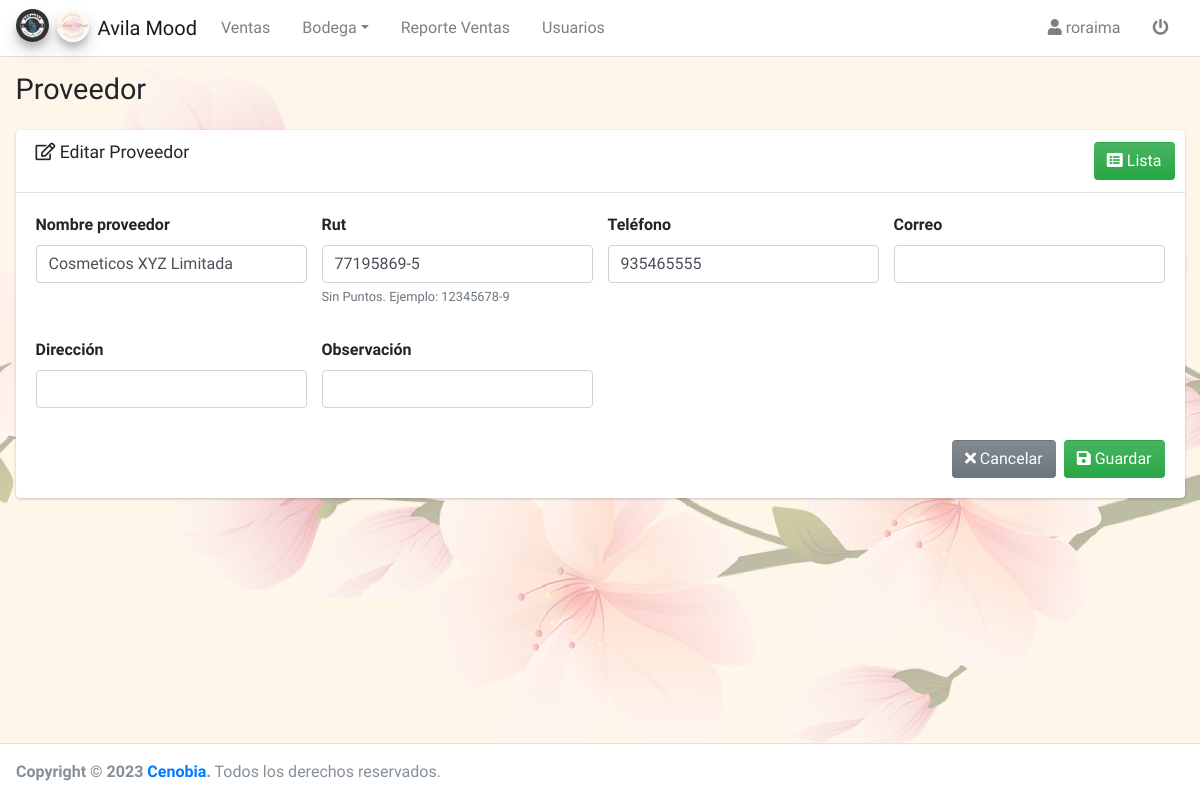
The page /product/provider/edit/1/ (signed in) on the database as committed earlier.
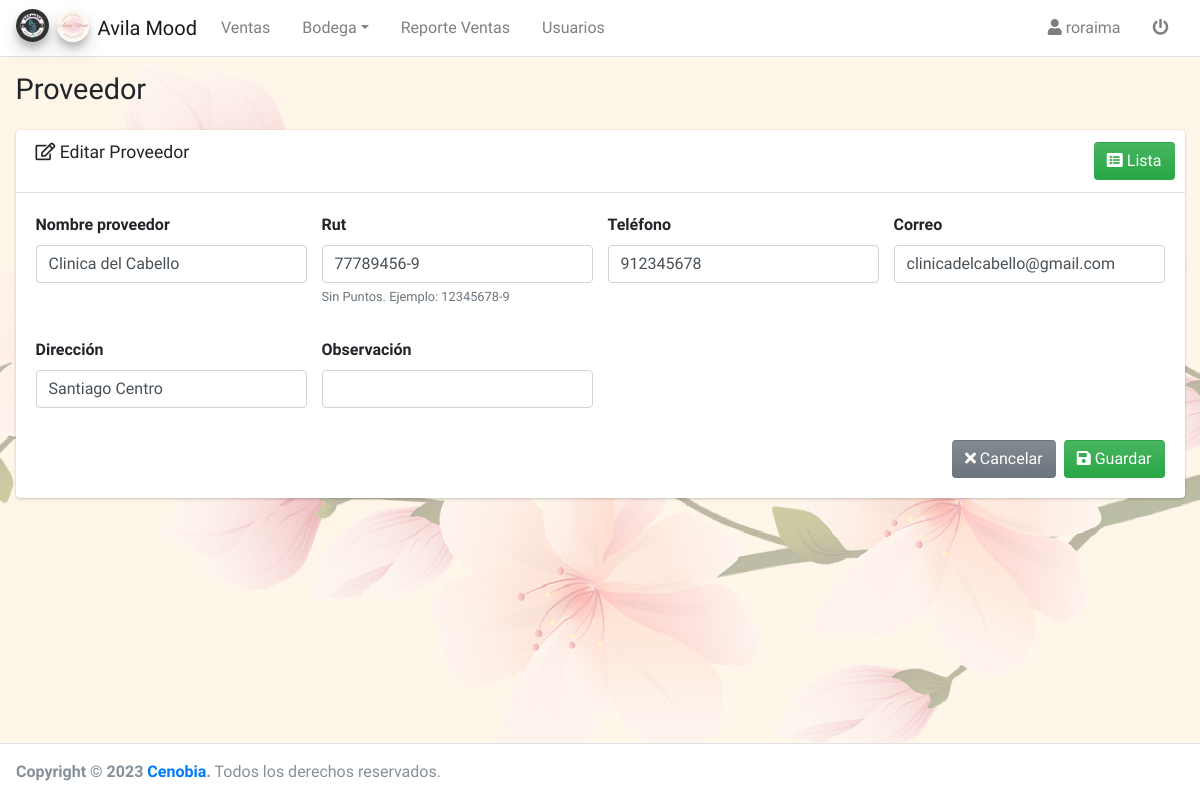
The same page on the database as committed later.
### product/models.py (models this page shows, shortened)
class Provider(BaseModel):
    name = models.CharField(max_length=100, verbose_name='Nombre proveedor')
    rut = models.CharField(max_length=15, unique=True, verbose_name='RUT')
    phone = models.CharField(max_length=15, blank=True, null=True, verbose_name='Teléfono')
    email = models.EmailField(blank=True, null=True, verbose_name='Correo')
    address = models.CharField(max_length=150, null=True, blank=True, verbose_name='Dirección')
    observation = models.CharField(max_length=500, null=True, blank=True, verbose_name='Observación')
    class Meta:
        verbose_name = 'Proveedor'
        verbose_name_plural = 'Proveedores'

### product/views.py (the view, shortened to what this page needs)
# urls.py: path('provider/edit/<pk>/', ProviderUpdateView.as_view(), name='provider_edit'),
class ProviderUpdateView(LoginRequiredMixin, PermissionRequiredMixin, UpdateView):
    permission_required = 'product.change_provider'
    model = Provider
    template_name = 'product/provider/add.html'
    form_class = ProviderForm
    success_url = reverse_lazy('provider_list')
    def dispatch(self, request, *args, **kwargs):
        self.object = self.get_object()
        return super().dispatch(request, *args, **kwargs)
    def get_context_data(self, **kwargs):
        context = super().get_context_data(**kwargs)
        context['title'] = 'Proveedor'
        context['content_title'] = 'Editar Proveedor'
        context['create_url'] = reverse_lazy('provider_add')
        context['list_url'] = reverse_lazy('provider_list')
        context['action'] = 'edit'
        return context

### product/forms.py
class ProviderForm(forms.ModelForm):
    rut = forms.CharField(
        min_length=9,
        help_text='Sin Puntos. Ejemplo: 12345678-9',
        validators=[RegexValidator(r'^(\d{1,8}-[\dkK])$')],
    )
    def __init__(self, *args, **kwargs):
        super().__init__(*args, **kwargs)
        for form in self.visible_fields():
            form.field.widget.attrs['autocomplete'] = 'off'
            form.field.widget.attrs['class'] = 'form-control'
        self.fields['name'].widget.attrs['autofocus'] = True
    class Meta:
        model = Provider
        fields = '__all__'
        exclude = ['user_creation', 'user_updated']

### product/templates/product/provider/add.html (shortened to what this page needs)
{% extends 'core/add.html' %}

### core/templates/core/add.html (shortened to what this page needs)
{% extends 'core/base.html' %}
{% load static %}
{% block head %}
<link rel="stylesheet" href="{% static 'core/lib/select2/css/select2.min.css' %}">
<link rel="stylesheet" href="{% static 'core/lib/select2/css/select2-bootstrap4.min.css' %}">
{% endblock %}
{% block content %}
<div class="card">
    <div class="card-header">
        <h3 class="card-title">
            {% if action == 'add' %}
            <i class="fas fa-plus"></i>
            {% else %}
            <i class="far fa-edit"></i>
            {% endif %}
            {{content_title}}
        </h3>
        {% block btn_list %}
        <div class="card-tools">
            <a href="{{ list_url }}" class="btn bg-gradient-success">
                <i class="fas fa-list-alt"></i> Lista
            </a>
        </div>
        {% endblock %}
    </div>
    <div class="card-body">
        <form method="post" action="." class="form-validate" enctype="multipart/form-data">
            <div class="row">
                {% for field in form.visible_fields %}
                <div class="col-lg-3 col-md-6 col-sm-12 mb-3">
                    <div class="form-group">
                        <label>
                            {{ field.label }}
                        </label>
                        {{ field }}
                        <small class="form-text text-muted">{{field.help_text}}</small>
                    </div>
                </div>
                {% endfor %}
            </div>
            {% block btn_add %}
            <div class="d-flex justify-content-end">
                <a href="{{ list_url }}" class="btn bg-gradient-secondary mr-2">
                    <i class="fas fa-times"></i> Cancelar
                </a>
                <button type="button" id="btn-guardar" class="btn bg-gradient-success">
                    <i class="fas fa-save"></i>
                    Guardar
                </button>
            </div>
            {% endblock %}
        </form>
    </div>
</div>
{% endblock %}

Rows that differ between the two databases and show on the page:
changed Provider: name "Cosmeticos XYZ Limitada" → "Clinica del Cabello"; rut "77195869-5" → "77789456-9"; phone "935465555" → "912345678"; email (not shown) → "clinicadelcabello@gmail.com"; address (not shown) → "Santiago Centro"
